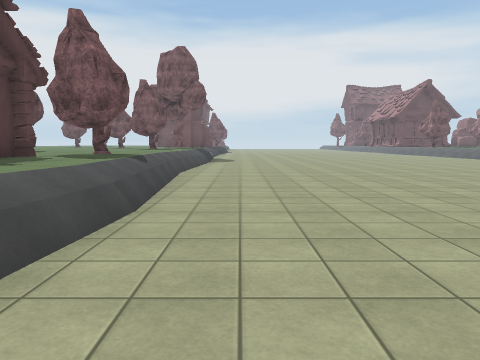
view 1 (above)

19 first-person views from a walk through a scene from a Unity 3-D project. The camera is 1.4 m above the floor, tilts 6° down and sees 70° across. The floor is counted in squares, 2 m on a side. Each view is taken from the middle of a square. On the plan, view 1 faces up. The plan holds only what a view shows up to about 11 squares ahead; the rest is blank. The place goes on beyond the plan. Some animated figures are left out. Some surface patterns are stand-ins.

view 2
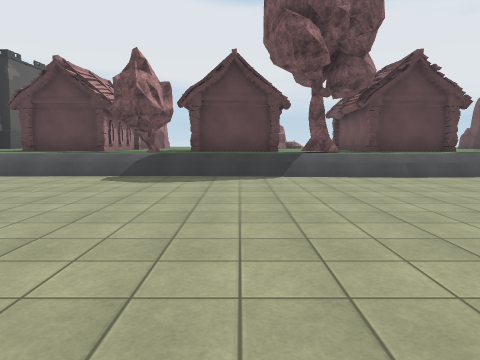

view 3
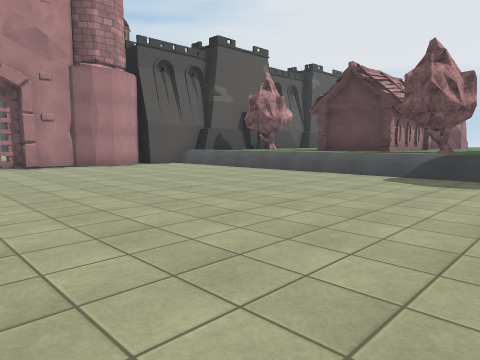

view 4
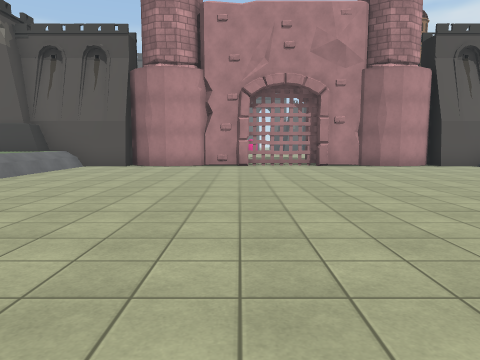

view 5
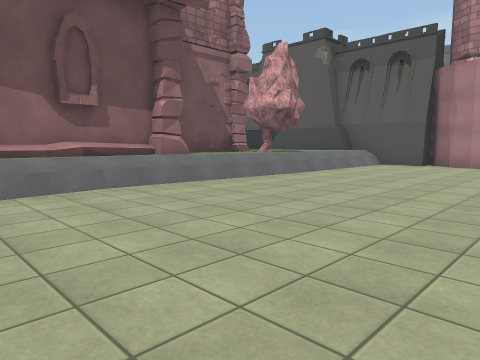

view 6
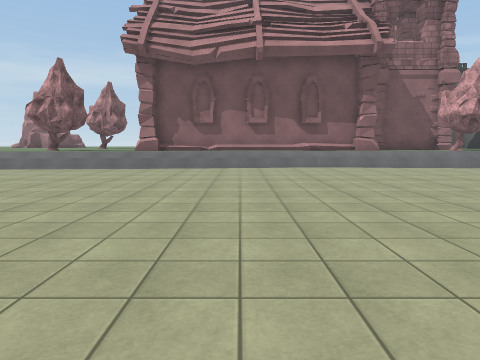

view 7
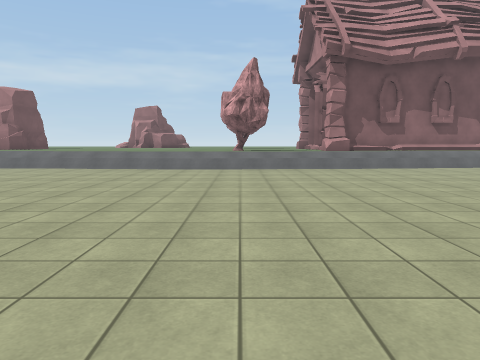

view 8
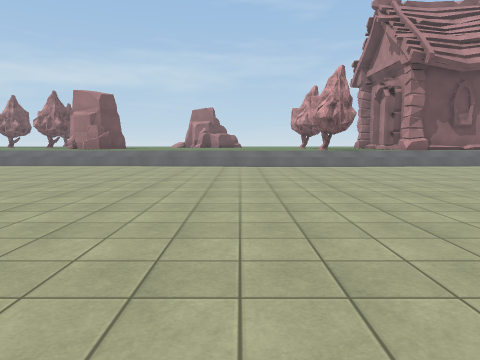

view 9
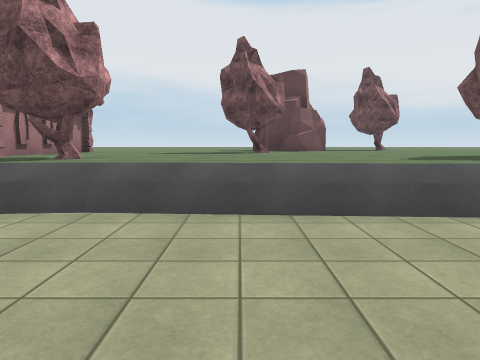

view 10
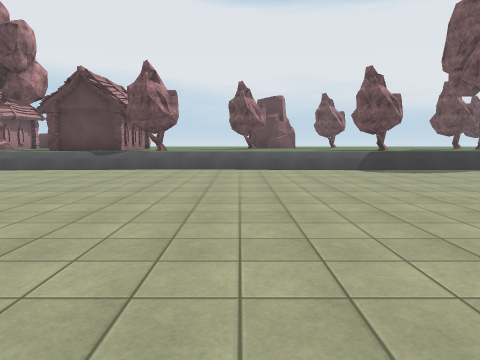

view 11
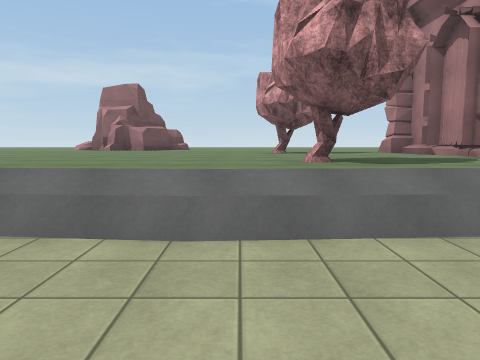

view 12
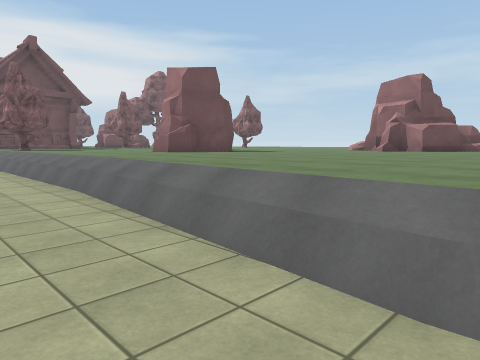

view 13
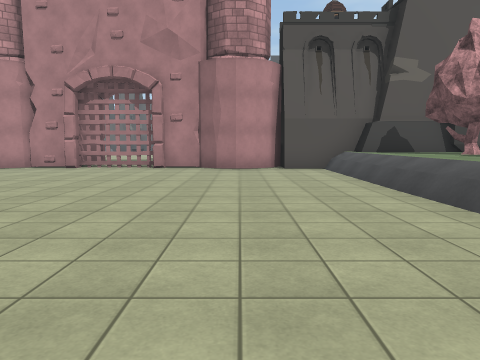

view 14
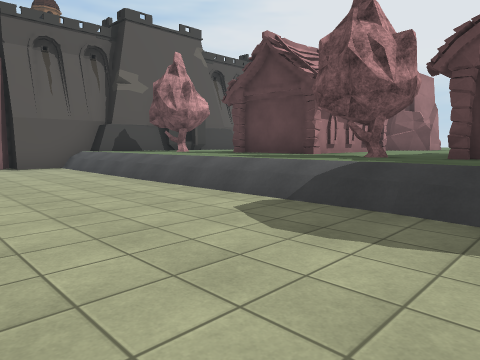

view 15
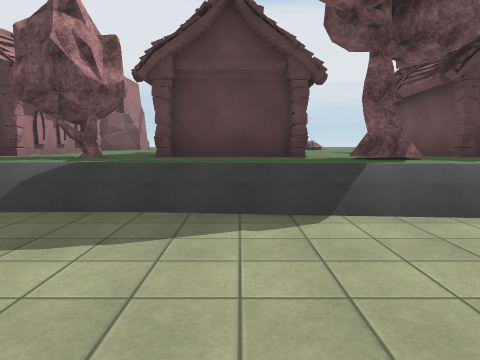

view 16
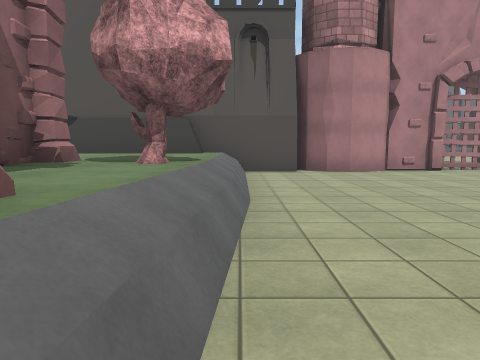

view 17
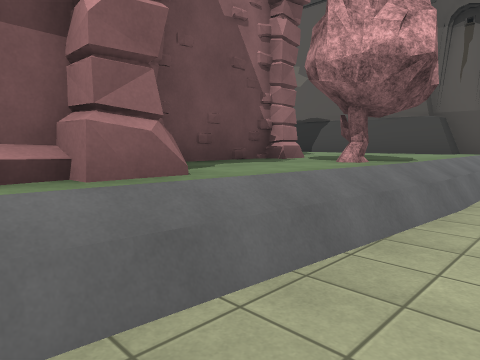

view 18
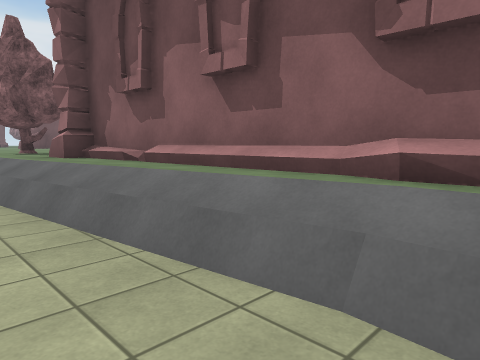

view 19
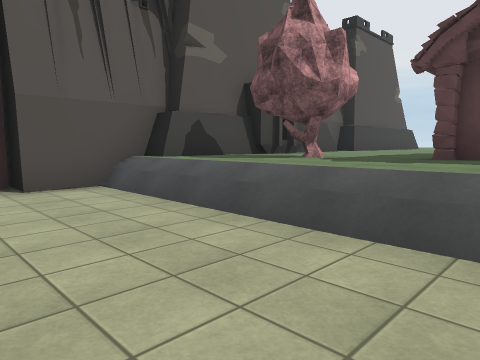

### Floor plan
Key: @ floor where view 1 was taken; # wall or solid block; x gap in a wall; . floor; ^ raised ledge; T tree; W tower; O other object.
Columns run from 4 left of view 1 to 14 right of it. Each row starts with its distance up from view 1.
 15 T ^...     ....^^^O
 14 ^ ^..... ......^^^^
 13 ^^^............^^^^
 12 ^^^............^^^^
 11 ^^^............^^^^
 10 ^^^............^^^^
  9 ^^^............^^^^
  8 ^T^............^^^^
  7 ^T^............^T^^
  6 ^^^............^^^^
  5 ^^^............^^^^
  4 ^^^............^^ ^
  3 ^^^............^^
  2 ^T^............^^
  1 ^^^............^^
  0 ^^^.@...........^
 -1 ^^^.............^^
 -2 TT^.............^^
 -3 ^T^.............#^
 -4 ^^^............^^^#
 -5 ^^^............^^^#
 -6 ^^^............^T^#
 -7 ^^^............^^^
 -8 T^^............^^^^
 -9 ^^^............^^^^
-10 ^^W............^W^^
-11   ###W##..##WW###
-12   W #W #xx#  W
-13     OW #

Where each view was taken, in squares from view 1:
view 1: 0 up, 0 right, facing up
view 2: 0 up, 6 right, facing left
view 3: 0 up, 6 right, facing down-left
view 4: 0 up, 6 right, facing down
view 5: 1 up, 6 right, facing down-right
view 6: 1 up, 1 right, facing right
view 7: 7 up, 1 right, facing right
view 8: 10 up, 0 right, facing right
view 9: 10 up, 2 right, facing left
view 10: 10 up, 8 right, facing left
view 11: 8 up, 8 right, facing right
view 12: 8 up, 9 right, facing up-right
view 13: 1 down, 1 right, facing down
view 14: 0 up, 2 right, facing down-left
view 15: 0 up, 2 right, facing left
view 16: 2 down, 11 right, facing down
view 17: 2 down, 10 right, facing down-right
view 18: 2 down, 10 right, facing up-right
view 19: 5 down, 1 right, facing down-left
